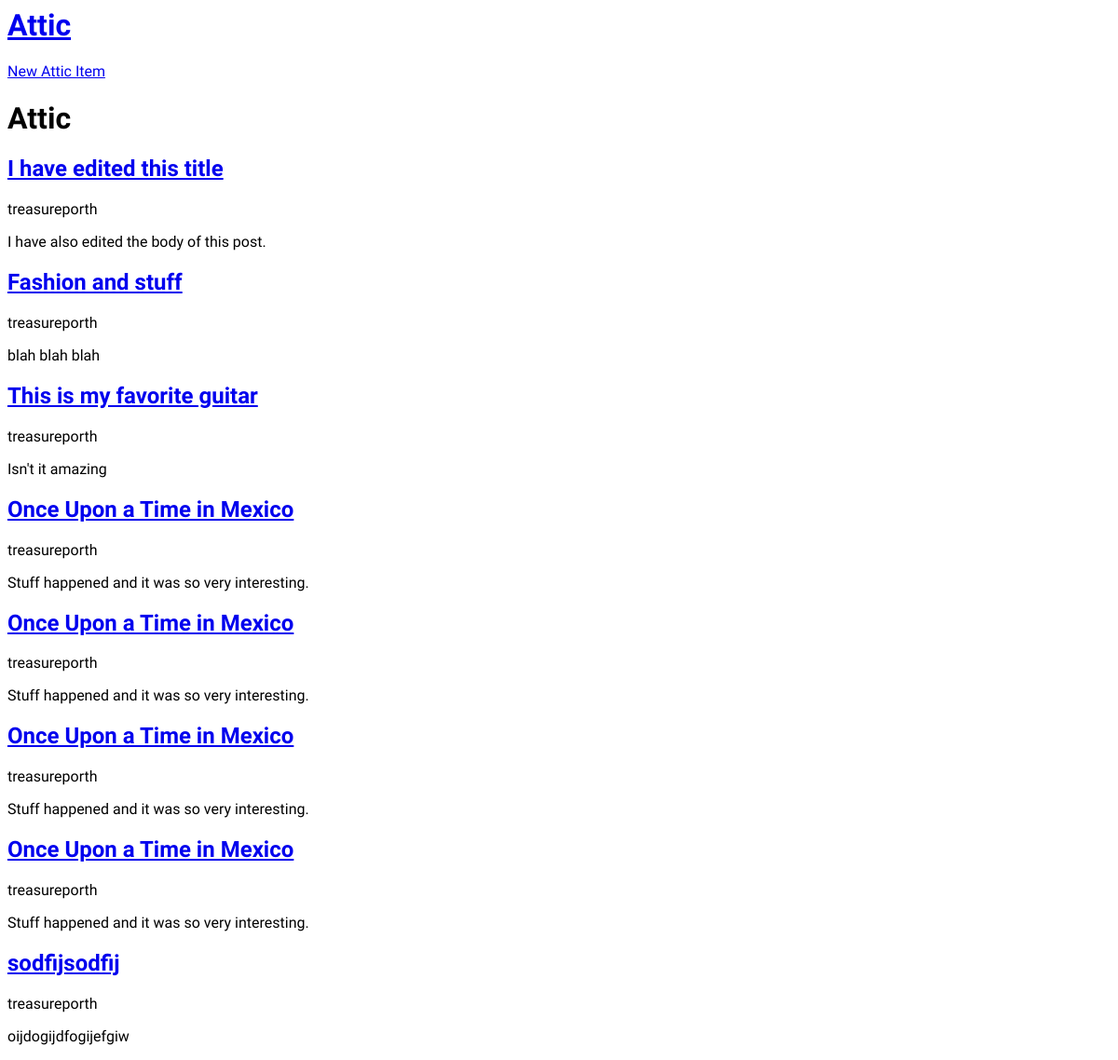
Before: / with the older database file.
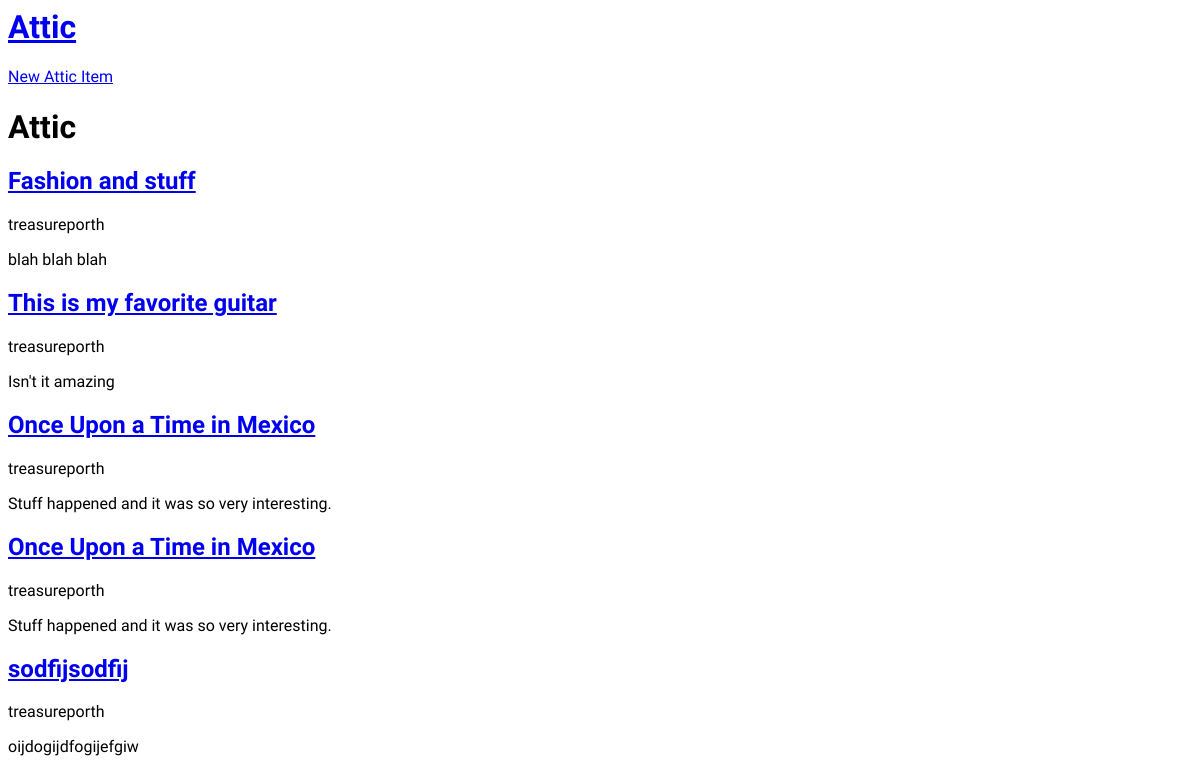
After: the same page with the newer database file.
### posts/models.py (models this page shows, shortened)
class Post(models.Model):
    title = models.CharField(max_length=200)
    author = models.ForeignKey(
        'auth.User',
        on_delete=models.CASCADE,
    )
    body = models.TextField()

### posts/views.py (the view)
# urls.py: path('', HomePageView.as_view(), name='home'),
class HomePageView(ListView):
    model = Post
    template_name = 'home.html'
    context_object_name = 'all_posts_list'

### posts/templates/home.html
{% extends 'base.html' %} {% block content %}
<h1>Attic</h1>
{% for post in all_posts_list %}
<div>
  <h2>
    <a href="{% url 'post_detail' post.pk %}">{{ post.title }}</a>
  </h2>
  <p>{{ post.author }}</p>
  <p>{{ post.body }}</p>
</div>
{% endfor %} {% endblock content %}

Changed rows visible on the page:
removed Post: title "I have edited this title", author "treasureporth", body "I have also edited the body of this post."
removed Post: title "Once Upon a Time in Mexico", author "treasureporth", body "Stuff happened and it was so very interesting."
removed Post: title "Once Upon a Time in Mexico", author "treasureporth", body "Stuff happened and it was so very interesting."
